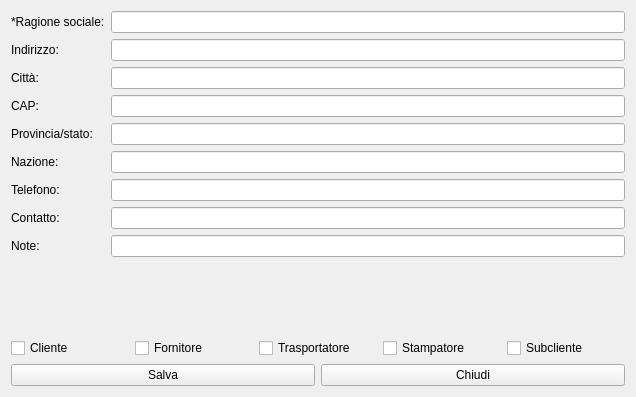
<?xml version="1.0" encoding="UTF-8"?>
<ui version="4.0">
 <class>HNewAnagrafica</class>
 <widget class="QWidget" name="HNewAnagrafica">
  <property name="windowModality">
   <enum>Qt::ApplicationModal</enum>
  </property>
  <property name="geometry">
   <rect>
    <x>0</x>
    <y>0</y>
    <width>636</width>
    <height>397</height>
   </rect>
  </property>
  <property name="windowTitle">
   <string>Nuova anagrafica</string>
  </property>
  <property name="windowIcon">
   <iconset resource="icons.qrc">
    <normaloff>:/Resources/User-Male.PNG</normaloff>:/Resources/User-Male.PNG</iconset>
  </property>
  <layout class="QVBoxLayout" name="verticalLayout_2">
   <item>
    <layout class="QVBoxLayout" name="verticalLayout">
     <item>
      <layout class="QFormLayout" name="formLayout">
       <item row="0" column="0">
        <widget class="QLabel" name="label">
         <property name="text">
          <string>*Ragione sociale:</string>
         </property>
        </widget>
       </item>
       <item row="0" column="1">
        <widget class="QLineEdit" name="leRagsoc">
         <property name="maxLength">
          <number>45</number>
         </property>
        </widget>
       </item>
       <item row="1" column="0">
        <widget class="QLabel" name="label_2">
         <property name="text">
          <string>Indirizzo:</string>
         </property>
        </widget>
       </item>
       <item row="1" column="1">
        <widget class="QLineEdit" name="leAddress">
         <property name="maxLength">
          <number>50</number>
         </property>
        </widget>
       </item>
       <item row="2" column="0">
        <widget class="QLabel" name="label_3">
         <property name="text">
          <string>Città:</string>
         </property>
        </widget>
       </item>
       <item row="2" column="1">
        <widget class="QLineEdit" name="leCity">
         <property name="maxLength">
          <number>50</number>
         </property>
        </widget>
       </item>
       <item row="3" column="0">
        <widget class="QLabel" name="label_4">
         <property name="text">
          <string>CAP:</string>
         </property>
        </widget>
       </item>
       <item row="3" column="1">
        <widget class="QLineEdit" name="leCap">
         <property name="maxLength">
          <number>12</number>
         </property>
        </widget>
       </item>
       <item row="4" column="0">
        <widget class="QLabel" name="label_5">
         <property name="text">
          <string>Provincia/stato:</string>
         </property>
        </widget>
       </item>
       <item row="4" column="1">
        <widget class="QLineEdit" name="leProvincia"/>
       </item>
       <item row="6" column="0">
        <widget class="QLabel" name="label_6">
         <property name="text">
          <string>Telefono:</string>
         </property>
        </widget>
       </item>
       <item row="6" column="1">
        <widget class="QLineEdit" name="leTel">
         <property name="maxLength">
          <number>45</number>
         </property>
        </widget>
       </item>
       <item row="7" column="0">
        <widget class="QLabel" name="label_7">
         <property name="text">
          <string>Contatto:</string>
         </property>
        </widget>
       </item>
       <item row="7" column="1">
        <widget class="QLineEdit" name="leContatto">
         <property name="maxLength">
          <number>45</number>
         </property>
        </widget>
       </item>
       <item row="8" column="0">
        <widget class="QLabel" name="label_8">
         <property name="text">
          <string>Note:</string>
         </property>
        </widget>
       </item>
       <item row="8" column="1">
        <widget class="QLineEdit" name="leNote"/>
       </item>
       <item row="5" column="0">
        <widget class="QLabel" name="label_9">
         <property name="text">
          <string>Nazione:</string>
         </property>
        </widget>
       </item>
       <item row="5" column="1">
        <widget class="QLineEdit" name="leNazione">
         <property name="maxLength">
          <number>45</number>
         </property>
        </widget>
       </item>
      </layout>
     </item>
     <item>
      <layout class="QHBoxLayout" name="horizontalLayout">
       <item>
        <widget class="QCheckBox" name="cbCliente">
         <property name="text">
          <string>Cliente</string>
         </property>
        </widget>
       </item>
       <item>
        <widget class="QCheckBox" name="cbfornitore">
         <property name="text">
          <string>Fornitore</string>
         </property>
        </widget>
       </item>
       <item>
        <widget class="QCheckBox" name="cbTrasportatore">
         <property name="text">
          <string>Trasportatore</string>
         </property>
        </widget>
       </item>
       <item>
        <widget class="QCheckBox" name="cbStampatore">
         <property name="text">
          <string>Stampatore</string>
         </property>
        </widget>
       </item>
       <item>
        <widget class="QCheckBox" name="cbSubcliente">
         <property name="text">
          <string>Subcliente</string>
         </property>
        </widget>
       </item>
      </layout>
     </item>
    </layout>
   </item>
   <item>
    <layout class="QHBoxLayout" name="horizontalLayout_2">
     <item>
      <widget class="QPushButton" name="pushButton">
       <property name="text">
        <string>Salva</string>
       </property>
       <property name="icon">
        <iconset resource="icons.qrc">
         <normaloff>:/Resources/Accept64.png</normaloff>:/Resources/Accept64.png</iconset>
       </property>
       <property name="iconSize">
        <size>
         <width>32</width>
         <height>32</height>
        </size>
       </property>
      </widget>
     </item>
     <item>
      <widget class="QPushButton" name="pushButton_2">
       <property name="text">
        <string>Chiudi</string>
       </property>
       <property name="icon">
        <iconset resource="icons.qrc">
         <normaloff>:/Resources/Actions-window-close-icon.png</normaloff>:/Resources/Actions-window-close-icon.png</iconset>
       </property>
       <property name="iconSize">
        <size>
         <width>32</width>
         <height>32</height>
        </size>
       </property>
      </widget>
     </item>
    </layout>
   </item>
  </layout>
 </widget>
 <tabstops>
  <tabstop>leRagsoc</tabstop>
  <tabstop>leAddress</tabstop>
  <tabstop>leCity</tabstop>
  <tabstop>leCap</tabstop>
  <tabstop>leProvincia</tabstop>
  <tabstop>leNazione</tabstop>
  <tabstop>leTel</tabstop>
  <tabstop>leContatto</tabstop>
  <tabstop>leNote</tabstop>
  <tabstop>cbCliente</tabstop>
  <tabstop>cbfornitore</tabstop>
  <tabstop>cbTrasportatore</tabstop>
  <tabstop>cbSubcliente</tabstop>
  <tabstop>pushButton</tabstop>
  <tabstop>pushButton_2</tabstop>
 </tabstops>
 <resources>
  <include location="icons.qrc"/>
 </resources>
 <connections/>
</ui>
